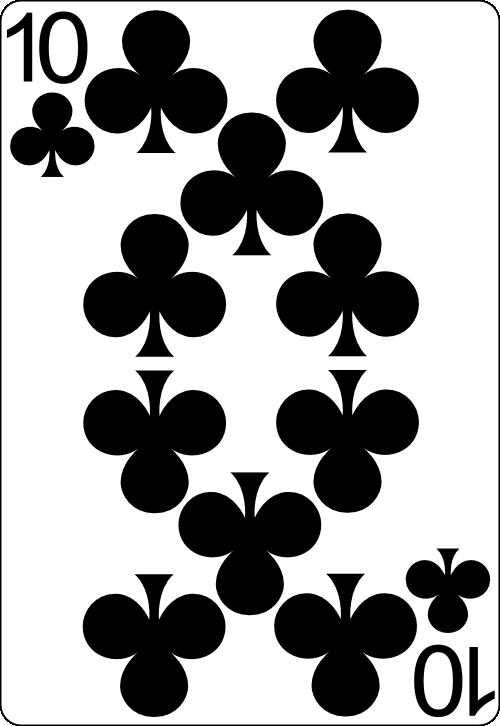
#> input picture datasets/cards/10_of_clubs.png, 500 x 726 px; its folder holds only this picture in this run
$ python create_dataset_rotate.py
#> lines starting #> are read from the running program, lines starting #| are printed output that depends on the picture
import os
import cv2
import numpy as np
import random

cv2.namedWindow('tela')

CARDS_PATH = 'datasets/cards'

# Carregar uma imagem de carta
cards = os.listdir(CARDS_PATH)
card_image_path = os.path.join(CARDS_PATH, cards[random.randint(0, len(cards) - 1)])

card_image = cv2.imread(card_image_path, cv2.IMREAD_UNCHANGED)  # Lendo com o canal alfa (transparência)
#> card_image is the input picture: shape (726, 500, 4); mean B, G, R, A 161.8, 161.8, 161.8, 254.7

# Caso a imagem não tenha canal alfa (transparente), adicionar um
if card_image.shape[2] == 3:
    card_image = cv2.cvtColor(card_image, cv2.COLOR_BGR2BGRA)

# Dimensões originais da carta
card_h, card_w, _ = card_image.shape
#> card_h = 726; card_w = 500

# Matriz de rotação - calculando o centro da imagem
matrix_rotation = cv2.getRotationMatrix2D((card_w / 2, card_h / 2), 50, 1)

# Calculando o tamanho novo da imagem para evitar corte
abs_cos = abs(matrix_rotation[0, 0])
#> abs_cos = 0.643
abs_sin = abs(matrix_rotation[0, 1])
#> abs_sin = 0.766

# Calcular a nova largura e altura
new_w = int(card_h * abs_sin + card_w * abs_cos)
#> new_w = 877
new_h = int(card_h * abs_cos + card_w * abs_sin)
#> new_h = 849

# Atualizar a matriz de rotação para garantir que a imagem centralize corretamente após rotação
matrix_rotation[0, 2] += (new_w / 2) - card_w / 2
matrix_rotation[1, 2] += (new_h / 2) - card_h / 2

# Realizar a rotação sem cortar e mantendo a transparência
rotated_image = cv2.warpAffine(card_image, matrix_rotation, (new_w, new_h))
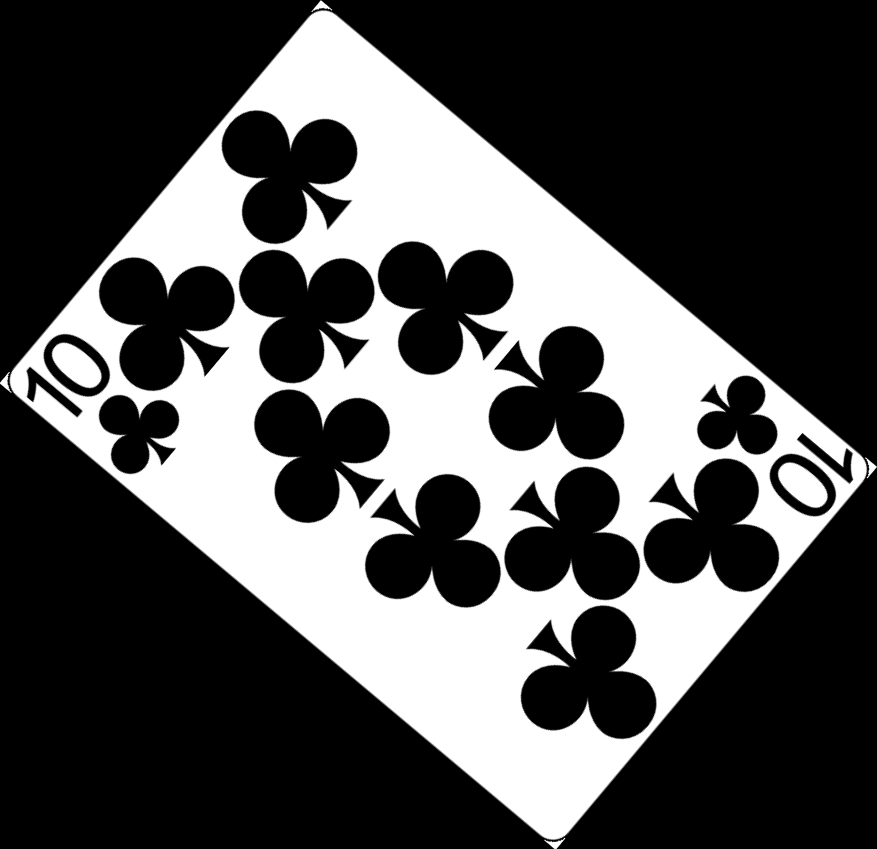
#> rotated_image: shape (849, 877, 4); mean B, G, R, A 78.9, 78.9, 78.9, 124.2

# Criar o fundo amarelo (não transparente)
yellow_background = np.ones((new_h, new_w, 3), dtype=np.uint8) * 100  # Fundo amarelo (RGB)

# Colar a carta rotacionada no fundo amarelo, levando em conta a transparência
for y in range(rotated_image.shape[0]):
    for x in range(rotated_image.shape[1]):
        if rotated_image[y, x][3] != 0:  # Verifica se o pixel não é totalmente transparente
            yellow_background[y, x] = rotated_image[y, x][:3]  # Copia a cor RGB da carta
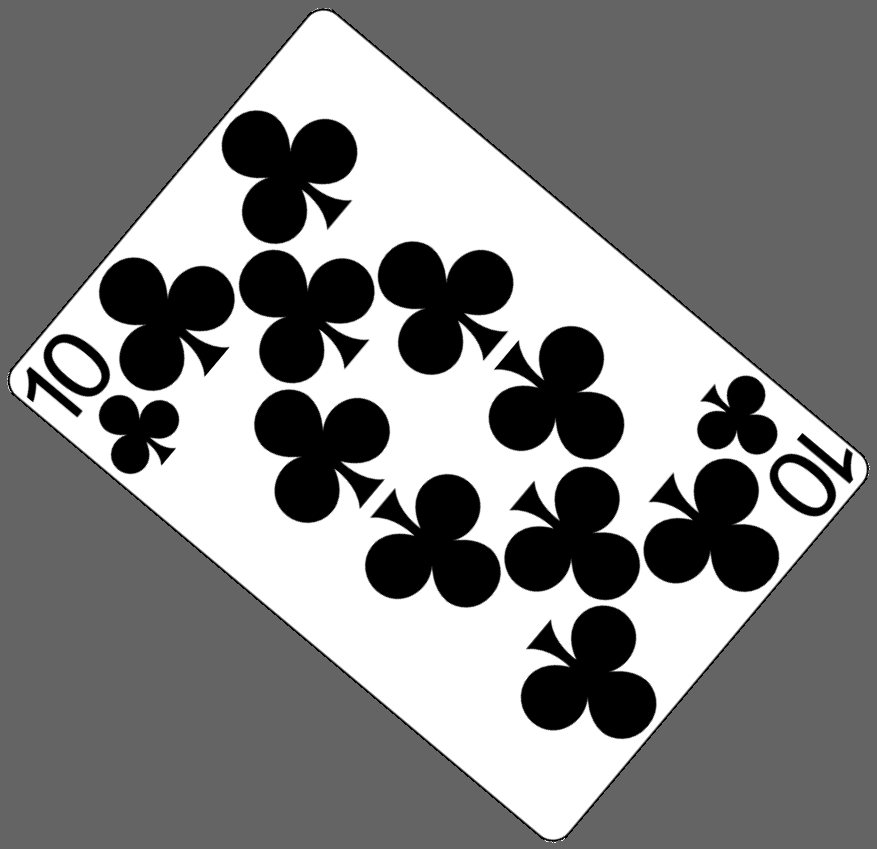
#> yellow_background: shape (849, 877, 3); min 0, max 255, mean 129.9

# Exibição da imagem final com fundo amarelo
while True:
    cv2.imshow('tela', yellow_background)

    if cv2.waitKey(1) & 0xFF == ord('q'):  # Aperte 'q' para sair
#> (key q is pressed here)
        break

cv2.destroyAllWindows()

# Salvar a imagem final com fundo amarelo
output_path = "rotated_card_with_yellow_background.png"
cv2.imwrite(output_path, yellow_background)
